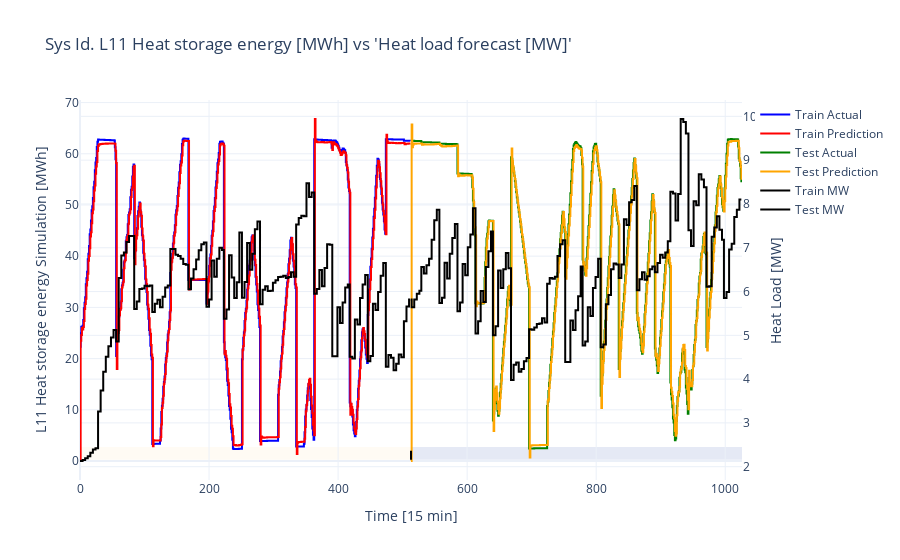

The notebook cell this image was saved under:
### Code cell
train_len = len(X_train)
test_len = len(X_test)

fig = go.Figure()

# Add shaded regions for train and test
fig.add_shape(
    type="rect", x0=0, x1=train_len, y0=min(y_train + y_test), y1=max(y_train + y_test),
    fillcolor="#FFF2DB", opacity=0.3, layer="below", line_width=0, name="Train Region"
)
fig.add_shape(
    type="rect", x0=train_len, x1=train_len + test_len, y0=min(y_train + y_test), y1=max(y_train + y_test),
    fillcolor="#A9B5DF", opacity=0.3, layer="below", line_width=0, name="Test Region"
)

# Add vertical separator line
fig.add_shape(
    type="line", x0=train_len, x1=train_len, y0=min(y_train + y_test), y1=max(y_train + y_test),
    line=dict(color="black", width=2, dash="dash")
)

# Add step plots
fig.add_trace(go.Scatter(x=time_seq_train, y=y_train, mode='lines', line=dict(shape='hv', color='blue'), name="Train Actual"))
fig.add_trace(go.Scatter(x=time_seq_train, y=y_pred_train, mode='lines', line=dict(shape='hv', color='red'), name="Train Prediction"))
fig.add_trace(go.Scatter(x=list(range(train_len, train_len + test_len)), y=y_test, mode='lines', line=dict(shape='hv', color='green'), name="Test Actual"))
fig.add_trace(go.Scatter(x=list(range(train_len, train_len + test_len)), y=y_pred_test, mode='lines', line=dict(shape='hv', color='orange'), name="Test Prediction"))
fig.add_trace(go.Scatter(x=time_seq_train, y=X_train, mode='lines', line=dict(shape='hv', color='black'), name="Train MW", yaxis="y2"))
fig.add_trace(go.Scatter(x=list(range(train_len, train_len + test_len)), y= X_test, mode='lines', line=dict(shape='hv', color='black'), name="Test MW", yaxis="y2"))

# Layout settings
fig.update_layout(
    title="Sys Id. L11 Heat storage energy [MWh] vs 'Heat load forecast [MW]'",
    xaxis_title="Time [15 min]",
    yaxis_title="L11 Heat storage energy Simulation [MWh]",
    yaxis2=dict(
        title="Heat Load [MW]",
        overlaying="y",
        side="right"
    ),
    xaxis=dict(showgrid=True),
    yaxis=dict(showgrid=True),
    template="plotly_white"
)

# Show plot
fig.show()

### Figure 1 — Plotly figure (JSON) as saved in the notebook; plotly's stock layout.template omitted (floating-point values rounded to 4 significant figures; data arrays with more than 128 entries replaced by an {"elided": "..."} marker saying what was removed)
{"data": [{"line": {"color": "blue", "shape": "hv"}, "mode": "lines", "name": "Train Actual", "type": "scatter", "x": {"elided": "513 int values"}, "y": {"elided": "513 float values"}}, {"line": {"color": "red", "shape": "hv"}, "mode": "lines", "name": "Train Prediction", "type": "scatter", "x": {"elided": "513 int values"}, "y": {"elided": "513 float values"}}, {"line": {"color": "green", "shape": "hv"}, "mode": "lines", "name": "Test Actual", "type": "scatter", "x": {"elided": "513 int values"}, "y": {"elided": "513 float values"}}, {"line": {"color": "orange", "shape": "hv"}, "mode": "lines", "name": "Test Prediction", "type": "scatter", "x": {"elided": "513 int values"}, "y": {"elided": "513 float values"}}, {"line": {"color": "black", "shape": "hv"}, "mode": "lines", "name": "Train MW", "type": "scatter", "x": {"elided": "513 int values"}, "y": {"elided": "513 float values"}, "yaxis": "y2"}, {"line": {"color": "black", "shape": "hv"}, "mode": "lines", "name": "Test MW", "type": "scatter", "x": {"elided": "513 int values"}, "y": {"elided": "513 float values"}, "yaxis": "y2"}], "layout": {"shapes": [{"fillcolor": "#FFF2DB", "layer": "below", "line": {"width": 0}, "name": "Train Region", "opacity": 0.3, "type": "rect", "x0": 0, "x1": 513, "y0": null, "y1": null}, {"fillcolor": "#A9B5DF", "layer": "below", "line": {"width": 0}, "name": "Test Region", "opacity": 0.3, "type": "rect", "x0": 513, "x1": 1026, "y0": null, "y1": null}, {"line": {"color": "black", "dash": "dash", "width": 2}, "type": "line", "x0": 513, "x1": 513, "y0": null, "y1": null}], "title": {"text": "Sys Id. L11 Heat storage energy [MWh] vs 'Heat load forecast [MW]'"}, "xaxis": {"showgrid": true, "title": {"text": "Time [15 min]"}}, "yaxis": {"showgrid": true, "title": {"text": "L11 Heat storage energy Simulation [MWh]"}}, "yaxis2": {"overlaying": "y", "side": "right", "title": {"text": "Heat Load [MW]"}}}}
